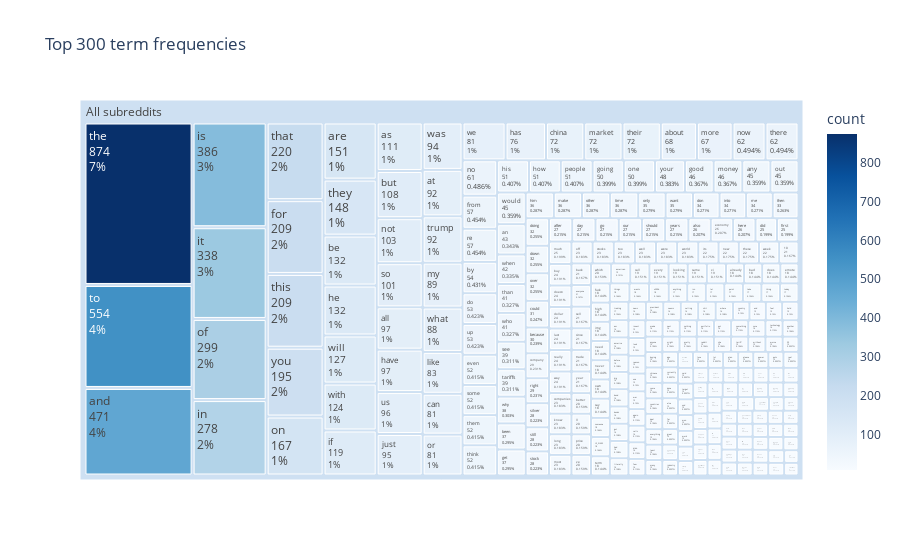

This figure's notebook cell:
### Markdown cell above
2. Treemap of top 300 term frequencies. We can see that "the", "to", "and", and "is" combined form ~18% of all tokens. We can also see a long tail of other words, which fits our observations from previous term frequency plots.

### Code cell
voc_count_full = reddit_df_counts.sum(axis=0).A1
df_todraw = pd.DataFrame({
    "term": count_vect.get_feature_names_out(),
    "count": voc_count_full
})
df_sorted = df_todraw.sort_values("count", ascending=False, kind="mergesort", ignore_index=True).head(300)

fig = px.treemap(
    df_sorted, path=[px.Constant("All subreddits"), 'term'], values='count',
    color='count', color_continuous_scale='Blues',
    title='Top 300 term frequencies'
)
fig.update_traces(textinfo='label+value+percent root')
fig.show()

### Figure 1 — Plotly figure (JSON) as saved in the notebook; plotly's stock layout.template omitted (floating-point values rounded to 4 significant figures; data arrays with more than 128 entries replaced by an {"elided": "..."} marker saying what was removed)
{"data": [{"branchvalues": "total", "customdata": {"elided": "301x1 float values"}, "domain": {"x": [0, 1], "y": [0, 1]}, "hovertemplate": "labels=%{label}<br>count_sum=%{value}<br>parent=%{parent}<br>id=%{id}<br>count=%{color}<extra></extra>", "ids": {"elided": "301 str values"}, "labels": {"elided": "301 str values"}, "marker": {"coloraxis": "coloraxis", "colors": {"elided": "301 float values"}}, "name": "", "parents": {"elided": "301 str values"}, "textinfo": "label+value+percent root", "type": "treemap", "values": {"elided": "301 float values"}}], "layout": {"coloraxis": {"colorbar": {"title": {"text": "count"}}, "colorscale": [[0, "rgb(247,251,255)"], [0.125, "rgb(222,235,247)"], [0.25, "rgb(198,219,239)"], [0.375, "rgb(158,202,225)"], [0.5, "rgb(107,174,214)"], [0.625, "rgb(66,146,198)"], [0.75, "rgb(33,113,181)"], [0.875, "rgb(8,81,156)"], [1, "rgb(8,48,107)"]]}, "legend": {"tracegroupgap": 0}, "title": {"text": "Top 300 term frequencies"}}}
